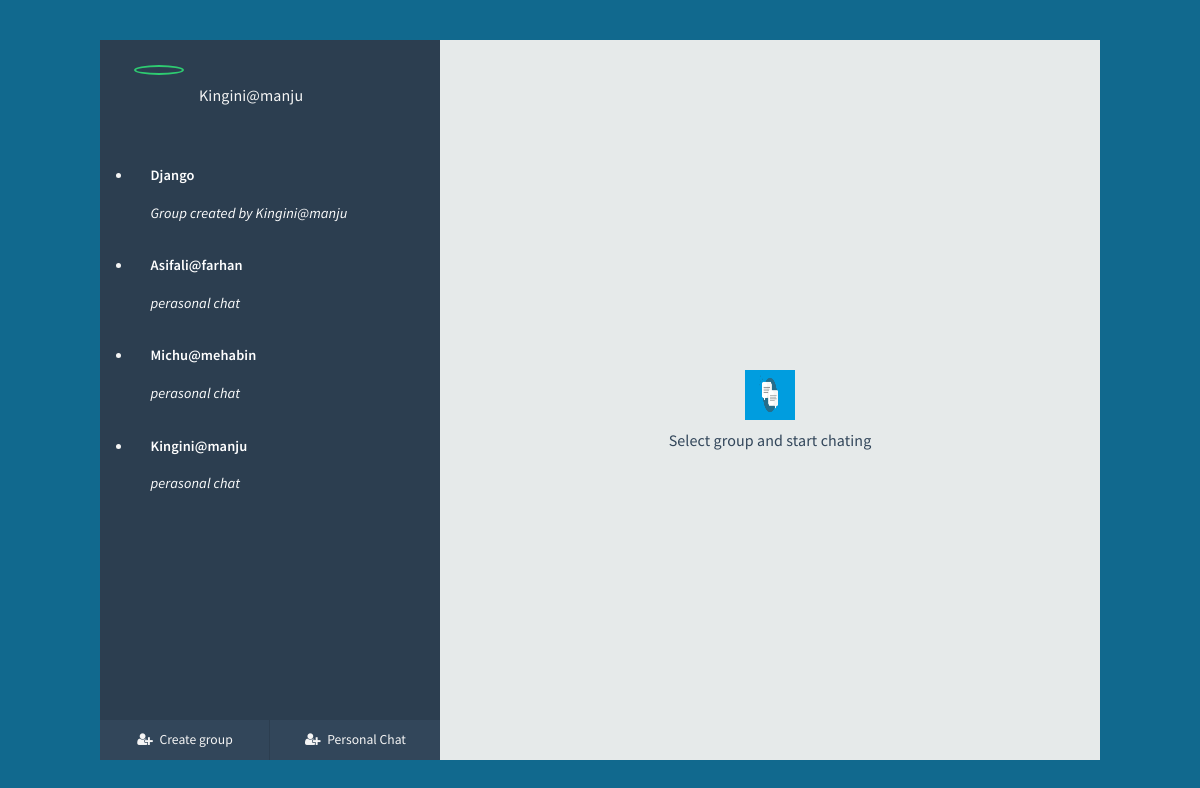
The page / (signed in) on the database its author committed.
### chat/models.py (models this page shows, shortened)
class Room(models.Model):
    title = models.CharField(max_length=128)
    code = models.CharField(unique=True, max_length=256, blank=True, null=True)
    users = models.ManyToManyField(User)
    date_created = models.DateTimeField(
        auto_now_add=True, blank=True, null=True)
    is_deleted = models.BooleanField(default=False)
    creator = models.ForeignKey(
        User, on_delete=models.CASCADE, related_name='room_creator')

### personal_chat/models.py (models this page shows, shortened)
class Thread(models.Model):
    name = models.CharField(max_length=50, null=True, blank=True)
    users = models.ManyToManyField('auth.User')

### chat/views.py (the view)
# urls.py: path('', views.index, name="index"),
@login_required
def index(request):
    user = request.user
    rooms = Room.objects.all()
    active_rooms = []
    for room in rooms:
        members = room.users.all()
        if user in members:
            active_rooms.append(room)
    all_members = User.objects.filter(is_active=True)
    threads = Thread.objects.all()
    active_threads = []
    for thread in threads:
        members = thread.users.all()
        if user in members:
            active_threads.append(thread)
    context = {
        "active_rooms": active_rooms,
        "active_threads":active_threads,
        "all_members": all_members,
        "gform": ChatRoomForm(),
        "pform":PersonalChatForm()
    }
    return render(request, 'chat/index.html', context)

### templates/chat/index.html (shortened to what this page needs)
{%load static%}
<!DOCTYPE html>
<html class="">
{%load static crispy_forms_tags %}
<head>
  <link href="https://cdn.jsdelivr.net/npm/bootstrap@5.0.0-beta1/dist/css/bootstrap.min.css" rel="stylesheet">
  <link rel="stylesheet prefetch" href="https://cdnjs.cloudflare.com/ajax/libs/meyer-reset/2.0/reset.min.css" />
  <link rel="stylesheet prefetch"
    href="https://cdnjs.cloudflare.com/ajax/libs/font-awesome/4.6.2/css/font-awesome.min.css" />
</head>
<body>
  <div id="frame">
    <div id="sidepanel">
      <div id="profile">
        <div class="wrap">
          <img id="profile-img" src="http://emilcarlsson.se/assets/mikeross.png" class="online" alt="" />
          <p>{{user.username}}</p>
        </div>
      </div>
      <div id="contacts">
        <ul>
          {%for i in active_rooms%}
          <li class="contact">
            <a href="{% url 'chat:room' room_code=i.code %}" class="d-block text-white" style="text-decoration: none;">
              <div class="wrap">
                <div class="meta">
                  <p class="name">{{i.title}}</p>
                  <p class="preview">
                    <i>Group created by {{i.creator}}</i>
                  </p>
                </div>
              </div>
            </a>
          </li>
          {%endfor%}
          {%for i in active_threads%}
          <li class="contact">
            <a href="{% url 'pearsonal_chat:lobby' username=i.name %}" class="d-block text-white" style="text-decoration: none;">
              <div class="wrap">
                <div class="meta">
                  <p class="name">{{i.name}}</p>
                  <p class="preview">
                    <i>perasonal chat</i>
                  </p>
                </div>
              </div>
            </a>
          </li>
          {%endfor%}
        </ul>
      </div>
      <div id="bottom-bar">
        <button id="creategroup" type="button">
          <i class="fa fa-user-plus fa-fw" aria-hidden="true"></i>
          <span>Create group</span>
        </button>
        <button id="createPersonal" type="button">
          <i class="fa fa-user-plus fa-fw" aria-hidden="true"></i>
          <span>Personal Chat</span>
        </button>
      </div>
    </div>
    <div class="content">
      <div class="messages" style="margin-top:50%">
        <div class="img-container d-flex justify-content-center">
          <img src="{% static 'images/smily.png' %}" alt="" class="img-fluid" style="width: 50px;height: 50px;">
        </div>
        <p class="text-center mt-2">Select group and start chating</p>
      </div>
      </div>
      </div>
</body>
</html>

### templates/chat/index.html (style rules this page uses)
body { display: flex; align-items: center; justify-content: center; min-height: 100vh; background: #11698e; font-family: "proxima-nova", "Source Sans Pro", sans-serif; font-size: 1em; letter-spacing: 0.1px; color: #32465a; text-rendering: optimizeLegibility; text-shadow: 1px 1px 1px rgba(0, 0, 0, 0.004); -webkit-font-smoothing: antialiased; }
#frame { width: 95%; min-width: 360px; max-width: 1000px; height: 92vh; min-height: 300px; max-height: 720px; background: #e6eaea; }
#frame #sidepanel { float: left; min-width: 280px; max-width: 340px; width: 40%; height: 100%; background: #2c3e50; color: #f5f5f5; overflow: hidden; position: relative; }
#frame #sidepanel #profile { width: 80%; margin: 25px auto; }
#frame #sidepanel #profile .wrap { height: 60px; line-height: 60px; overflow: hidden; -moz-transition: 0.3s height ease; -o-transition: 0.3s height ease; -webkit-transition: 0.3s height ease; transition: 0.3s height ease; }
#frame #sidepanel #profile .wrap img { width: 50px; border-radius: 50%; padding: 3px; border: 2px solid #e74c3c; height: auto; float: left; cursor: pointer; -moz-transition: 0.3s border ease; -o-transition: 0.3s border ease; -webkit-transition: 0.3s border ease; transition: 0.3s border ease; }
#frame #sidepanel #profile .wrap img.online { border: 2px solid #2ecc71; }
#frame #sidepanel #profile .wrap p { float: left; margin-left: 15px; }
#frame #sidepanel #contacts { height: calc(100% - 177px); overflow-y: scroll; overflow-x: hidden; }
#frame #sidepanel #contacts ul li.contact { position: relative; padding: 10px 0 15px 0; font-size: 0.9em; cursor: pointer; }
#frame #sidepanel #contacts ul li.contact .wrap { width: 88%; margin: 0 auto; position: relative; }
#frame #sidepanel #contacts ul li.contact .wrap .meta { padding: 5px 0 0 0; }
#frame #sidepanel #contacts ul li.contact .wrap .meta .name { font-weight: 600; }
#frame #sidepanel #contacts ul li.contact .wrap .meta .preview { margin: 5px 0 0 0; padding: 0 0 1px; font-weight: 400; white-space: nowrap; overflow: hidden; text-overflow: ellipsis; -moz-transition: 1s all ease; -o-transition: 1s all ease; -webkit-transition: 1s all ease; transition: 1s all ease; }
#frame #sidepanel #bottom-bar { position: absolute; width: 100%; bottom: 0; }
#frame #sidepanel #bottom-bar button { float: left; border: none; width: 50%; padding: 10px 0; background: #32465a; color: #f5f5f5; cursor: pointer; font-size: 0.85em; font-family: "proxima-nova", "Source Sans Pro", sans-serif; }
#frame #sidepanel #bottom-bar button:nth-child(1) { border-right: 1px solid #2c3e50; }
#frame #sidepanel #bottom-bar button i { margin-right: 3px; font-size: 1em; }
#frame .content { float: right; width: 60%; height: 100%; overflow: hidden; position: relative; }
@media screen and (min-width: 900px) { #frame .content { width: calc(100% - 340px); } }
#frame .content .messages { height: auto; min-height: calc(100% - 93px); max-height: calc(100% - 93px); overflow-y: scroll; overflow-x: hidden; }

### rows shown on the page
Room: title "Django", creator "Kingini@manju"
Thread: name "Asifali@farhan"
Thread: name "Michu@mehabin"
Thread: name "Kingini@manju"

### other values the page prints
{{ user.username }} "Kingini@manju"
